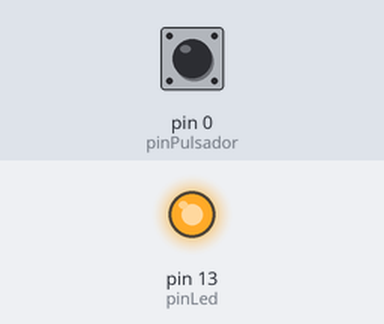
The sketch below on a simulated Arduino Uno, built with avr-gcc and run on an emulated ATmega328P. Parts: output pins drawn as LEDs (lit = HIGH). Inputs (shaded band) come from the test bench; at power-on: pin 0 (pinPulsador) HIGH.

Above: at 1.2 s.
1.3 s: pin 0 (pinPulsador) pulled LOW for 3.2 s
At 5.7 s:
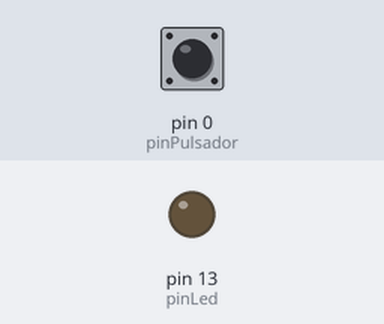
6.3 s: pin 0 (pinPulsador) pulled LOW for 0.15 s
At 7.2 s:
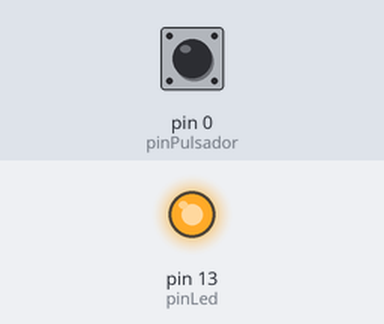
Timing chart, 0 to 9.3 s (numbered marks = the images above; inputs shaded):
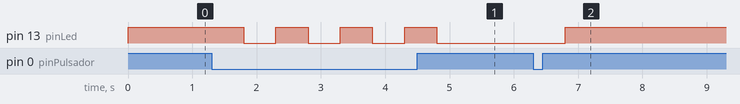

Measured:
- after the input at 1.3 s, pin 13 (pinLed): alternates HIGH for 0.50 s and LOW for 0.50 s, 7 changes in all, then stays LOW, starting after 0.50 s
- after the input at 6.3 s, pin 13 (pinLed): LOW → HIGH after 0.50 s

The sketch:

ESP8266_sonoff_buttonLed.ino
```cpp
const byte pinLed = 13;
const byte pinPulsador = 0;

// Estado LED
boolean estadoLed = true;

void setup() {
  // Modo de los pines
  pinMode(pinLed, OUTPUT);
  pinMode(pinPulsador, INPUT);
}

void loop() {
  // Comprobamos que esté apretado el pulsador
  if (!digitalRead(pinPulsador)) {
    // Cambiamos el estado
    estadoLed = !estadoLed;
    delay(500);
  }

  digitalWrite(pinLed, estadoLed);
}
```
